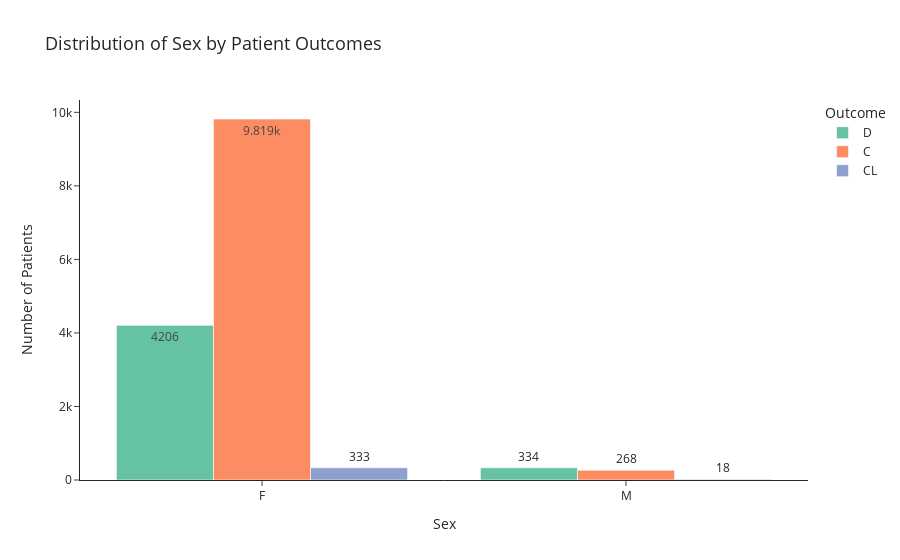
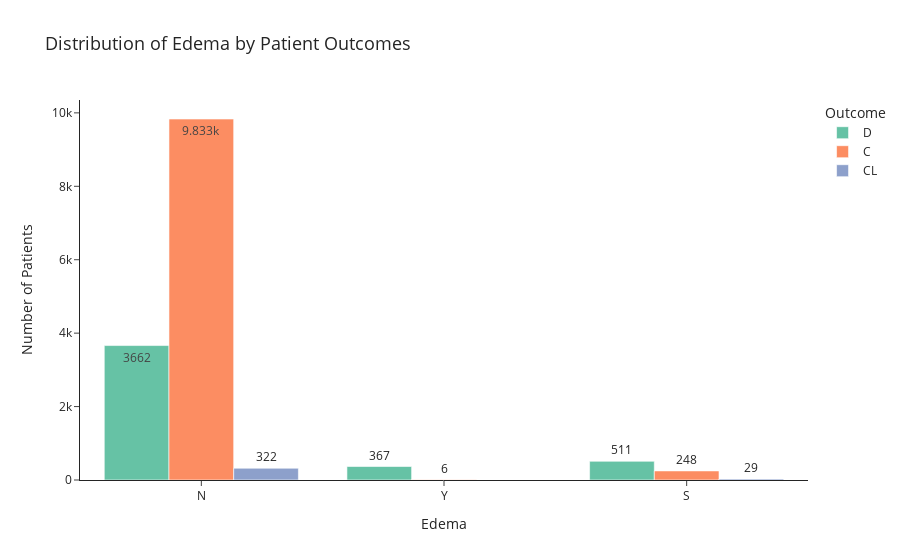

Notebook code cell kept with these figures, in order:
### Markdown cell above
<i>Categorical features vs Outcomes</i>

### Code cell
categorical_features = ['Sex', 'Edema']
for feature in categorical_features:
    fig = px.histogram(train, 
                       x=feature, 
                       color='Status',
                       barmode='group',
                       title=f'Distribution of {feature} by Patient Outcomes',
                       labels={feature:feature, 'count':'Number of Patients', 'Status':'Outcome'},
                       text_auto=True, 
                       color_discrete_sequence=px.colors.qualitative.Set2)

    fig.update_layout(title_font_size=18,
                      xaxis=dict(title=feature),
                      yaxis=dict(title='Number of Patients'),
                      bargap=0.2,
                      template='simple_white')
    fig.show()
    fig.write_image(f"{feature.lower()}_distribution.png")
    Image(f"{feature.lower()}_distribution.png")

### Figure 1 — Plotly figure (JSON) as saved in the notebook; plotly's stock layout.template omitted (floating-point values rounded to 4 significant figures; data arrays with more than 128 entries replaced by an {"elided": "..."} marker saying what was removed)
{"data": [{"alignmentgroup": "True", "bingroup": "x", "hovertemplate": "Outcome=D<br>Sex=%{x}<br>count=%{y}<extra></extra>", "legendgroup": "D", "marker": {"color": "rgb(102,194,165)", "pattern": {"shape": ""}}, "name": "D", "offsetgroup": "D", "orientation": "v", "showlegend": true, "texttemplate": "%{value}", "type": "histogram", "x": {"elided": "4540 str values"}, "xaxis": "x", "yaxis": "y"}, {"alignmentgroup": "True", "bingroup": "x", "hovertemplate": "Outcome=C<br>Sex=%{x}<br>count=%{y}<extra></extra>", "legendgroup": "C", "marker": {"color": "rgb(252,141,98)", "pattern": {"shape": ""}}, "name": "C", "offsetgroup": "C", "orientation": "v", "showlegend": true, "texttemplate": "%{value}", "type": "histogram", "x": {"elided": "10087 str values"}, "xaxis": "x", "yaxis": "y"}, {"alignmentgroup": "True", "bingroup": "x", "hovertemplate": "Outcome=CL<br>Sex=%{x}<br>count=%{y}<extra></extra>", "legendgroup": "CL", "marker": {"color": "rgb(141,160,203)", "pattern": {"shape": ""}}, "name": "CL", "offsetgroup": "CL", "orientation": "v", "showlegend": true, "texttemplate": "%{value}", "type": "histogram", "x": {"elided": "351 str values"}, "xaxis": "x", "yaxis": "y"}], "layout": {"bargap": 0.2, "barmode": "group", "legend": {"title": {"text": "Outcome"}, "tracegroupgap": 0}, "title": {"font": {"size": 18}, "text": "Distribution of Sex by Patient Outcomes"}, "xaxis": {"anchor": "y", "domain": [0, 1], "title": {"text": "Sex"}}, "yaxis": {"anchor": "x", "domain": [0, 1], "title": {"text": "Number of Patients"}}}}

### Figure 2 — Plotly figure (JSON) as saved in the notebook; plotly's stock layout.template omitted (floating-point values rounded to 4 significant figures; data arrays with more than 128 entries replaced by an {"elided": "..."} marker saying what was removed)
{"data": [{"alignmentgroup": "True", "bingroup": "x", "hovertemplate": "Outcome=D<br>Edema=%{x}<br>count=%{y}<extra></extra>", "legendgroup": "D", "marker": {"color": "rgb(102,194,165)", "pattern": {"shape": ""}}, "name": "D", "offsetgroup": "D", "orientation": "v", "showlegend": true, "texttemplate": "%{value}", "type": "histogram", "x": {"elided": "4540 str values"}, "xaxis": "x", "yaxis": "y"}, {"alignmentgroup": "True", "bingroup": "x", "hovertemplate": "Outcome=C<br>Edema=%{x}<br>count=%{y}<extra></extra>", "legendgroup": "C", "marker": {"color": "rgb(252,141,98)", "pattern": {"shape": ""}}, "name": "C", "offsetgroup": "C", "orientation": "v", "showlegend": true, "texttemplate": "%{value}", "type": "histogram", "x": {"elided": "10087 str values"}, "xaxis": "x", "yaxis": "y"}, {"alignmentgroup": "True", "bingroup": "x", "hovertemplate": "Outcome=CL<br>Edema=%{x}<br>count=%{y}<extra></extra>", "legendgroup": "CL", "marker": {"color": "rgb(141,160,203)", "pattern": {"shape": ""}}, "name": "CL", "offsetgroup": "CL", "orientation": "v", "showlegend": true, "texttemplate": "%{value}", "type": "histogram", "x": {"elided": "351 str values"}, "xaxis": "x", "yaxis": "y"}], "layout": {"bargap": 0.2, "barmode": "group", "legend": {"title": {"text": "Outcome"}, "tracegroupgap": 0}, "title": {"font": {"size": 18}, "text": "Distribution of Edema by Patient Outcomes"}, "xaxis": {"anchor": "y", "domain": [0, 1], "title": {"text": "Edema"}}, "yaxis": {"anchor": "x", "domain": [0, 1], "title": {"text": "Number of Patients"}}}}
